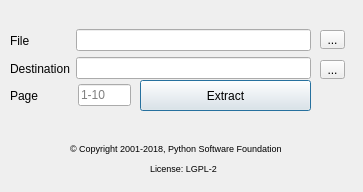
<?xml version="1.0" encoding="UTF-8"?>
<ui version="4.0">
 <class>Form_name</class>
 <widget class="QDialog" name="Form_name">
  <property name="geometry">
   <rect>
    <x>0</x>
    <y>0</y>
    <width>363</width>
    <height>192</height>
   </rect>
  </property>
  <property name="windowTitle">
   <string>EXTRACT TABLE FROM PDF TO EXCEL</string>
  </property>
  <widget class="QPushButton" name="pushButton">
   <property name="geometry">
    <rect>
     <x>140</x>
     <y>80</y>
     <width>171</width>
     <height>31</height>
    </rect>
   </property>
   <property name="text">
    <string>Extract</string>
   </property>
  </widget>
  <widget class="QToolButton" name="toolButton">
   <property name="geometry">
    <rect>
     <x>320</x>
     <y>30</y>
     <width>25</width>
     <height>19</height>
    </rect>
   </property>
   <property name="text">
    <string>...</string>
   </property>
  </widget>
  <widget class="QToolButton" name="toolButton_2">
   <property name="geometry">
    <rect>
     <x>320</x>
     <y>60</y>
     <width>25</width>
     <height>19</height>
    </rect>
   </property>
   <property name="text">
    <string>...</string>
   </property>
  </widget>
  <widget class="QWidget" name="layoutWidget">
   <property name="geometry">
    <rect>
     <x>10</x>
     <y>29</y>
     <width>301</width>
     <height>51</height>
    </rect>
   </property>
   <layout class="QHBoxLayout" name="horizontalLayout">
    <item>
     <layout class="QVBoxLayout" name="verticalLayout_2">
      <item>
       <widget class="QLabel" name="label">
        <property name="text">
         <string>File</string>
        </property>
       </widget>
      </item>
      <item>
       <widget class="QLabel" name="label_2">
        <property name="text">
         <string>Destination</string>
        </property>
       </widget>
      </item>
     </layout>
    </item>
    <item>
     <layout class="QVBoxLayout" name="verticalLayout">
      <item>
       <widget class="QLineEdit" name="lineEdit_4">
        <property name="readOnly">
         <bool>true</bool>
        </property>
        <property name="clearButtonEnabled">
         <bool>false</bool>
        </property>
       </widget>
      </item>
      <item>
       <widget class="QLineEdit" name="lineEdit_5">
        <property name="layoutDirection">
         <enum>Qt::RightToLeft</enum>
        </property>
        <property name="readOnly">
         <bool>true</bool>
        </property>
       </widget>
      </item>
     </layout>
    </item>
   </layout>
  </widget>
  <widget class="QWidget" name="layoutWidget">
   <property name="geometry">
    <rect>
     <x>10</x>
     <y>80</y>
     <width>121</width>
     <height>31</height>
    </rect>
   </property>
   <layout class="QHBoxLayout" name="horizontalLayout_2">
    <item>
     <layout class="QVBoxLayout" name="verticalLayout_3">
      <item>
       <widget class="QLabel" name="label_4">
        <property name="text">
         <string>Page          </string>
        </property>
       </widget>
      </item>
     </layout>
    </item>
    <item>
     <layout class="QVBoxLayout" name="verticalLayout_4">
      <item>
       <widget class="QLineEdit" name="lineEdit">
        <property name="alignment">
         <set>Qt::AlignLeading|Qt::AlignLeft|Qt::AlignVCenter</set>
        </property>
        <property name="placeholderText">
         <string>1-10</string>
        </property>
       </widget>
      </item>
     </layout>
    </item>
   </layout>
  </widget>
  <widget class="QLabel" name="label_3">
   <property name="geometry">
    <rect>
     <x>70</x>
     <y>140</y>
     <width>231</width>
     <height>16</height>
    </rect>
   </property>
   <property name="font">
    <font>
     <pointsize>7</pointsize>
    </font>
   </property>
   <property name="text">
    <string>© Copyright 2001-2018, Python Software Foundation</string>
   </property>
  </widget>
  <widget class="QLabel" name="label_6">
   <property name="geometry">
    <rect>
     <x>150</x>
     <y>160</y>
     <width>81</width>
     <height>16</height>
    </rect>
   </property>
   <property name="font">
    <font>
     <pointsize>7</pointsize>
    </font>
   </property>
   <property name="text">
    <string>License: LGPL-2</string>
   </property>
  </widget>
 </widget>
 <resources/>
 <connections/>
</ui>
